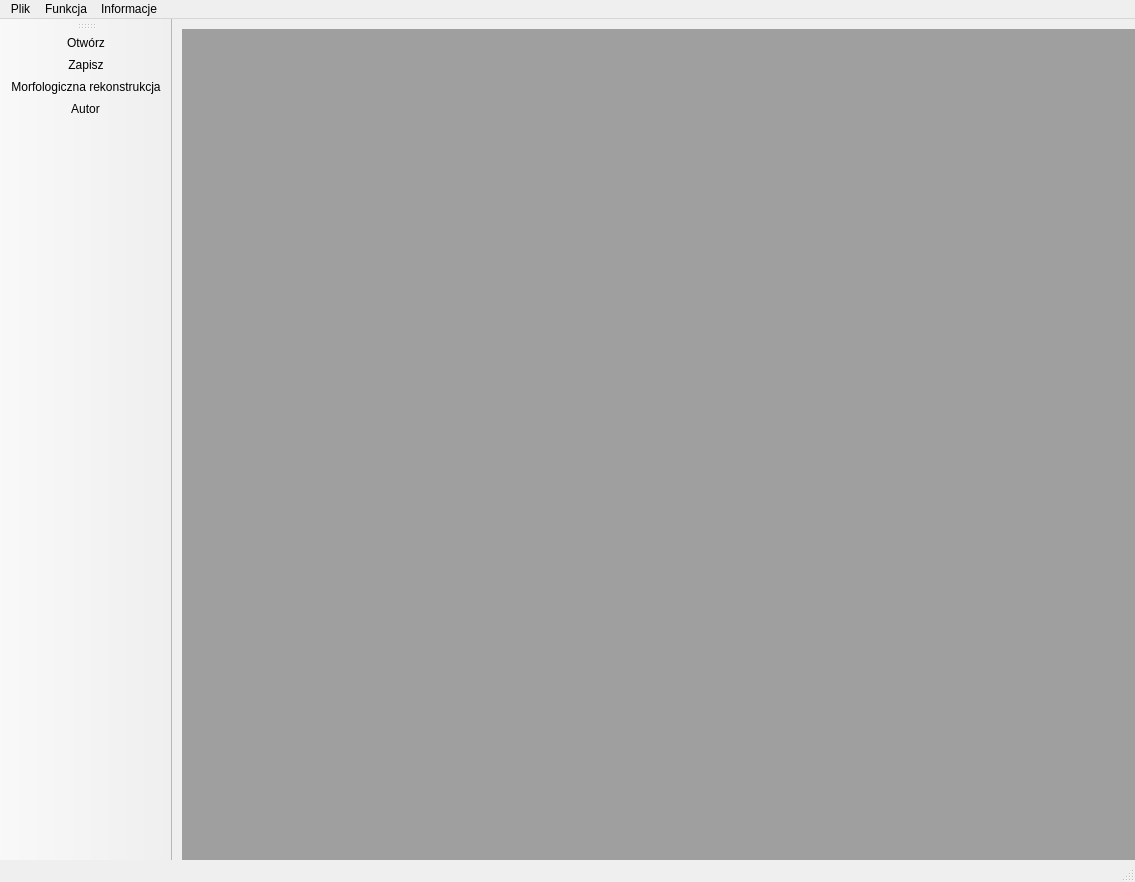
<?xml version="1.0" encoding="UTF-8"?>
<ui version="4.0">
 <class>MainWindow</class>
 <widget class="QMainWindow" name="MainWindow">
  <property name="geometry">
   <rect>
    <x>0</x>
    <y>0</y>
    <width>1135</width>
    <height>882</height>
   </rect>
  </property>
  <property name="windowTitle">
   <string>Projekt egzaminacyjny</string>
  </property>
  <widget class="QWidget" name="centralwidget">
   <widget class="QMdiArea" name="mdiArea">
    <property name="geometry">
     <rect>
      <x>10</x>
      <y>10</y>
      <width>1081</width>
      <height>861</height>
     </rect>
    </property>
   </widget>
  </widget>
  <widget class="QMenuBar" name="menubar">
   <property name="geometry">
    <rect>
     <x>0</x>
     <y>0</y>
     <width>1135</width>
     <height>21</height>
    </rect>
   </property>
   <widget class="QMenu" name="menuPlik">
    <property name="title">
     <string>Plik</string>
    </property>
    <addaction name="actionOtworz"/>
    <addaction name="actionZapisz"/>
    <addaction name="actionKaskad"/>
    <addaction name="actionWyjscie"/>
   </widget>
   <widget class="QMenu" name="menuFunkcja">
    <property name="title">
     <string>Funkcja</string>
    </property>
    <addaction name="actionMorfologiczna_rekonstrukcja"/>
   </widget>
   <widget class="QMenu" name="menuInformacje">
    <property name="title">
     <string>Informacje</string>
    </property>
    <addaction name="actionAutor"/>
   </widget>
   <addaction name="menuPlik"/>
   <addaction name="menuFunkcja"/>
   <addaction name="menuInformacje"/>
  </widget>
  <widget class="QStatusBar" name="statusbar"/>
  <widget class="QToolBar" name="toolBar">
   <property name="windowTitle">
    <string>toolBar</string>
   </property>
   <attribute name="toolBarArea">
    <enum>LeftToolBarArea</enum>
   </attribute>
   <attribute name="toolBarBreak">
    <bool>false</bool>
   </attribute>
   <addaction name="actionOtworz"/>
   <addaction name="actionZapisz"/>
   <addaction name="actionMorfologiczna_rekonstrukcja"/>
   <addaction name="actionAutor"/>
  </widget>
  <action name="actionOtworz">
   <property name="icon">
    <iconset>
     <normaloff>icons/290985895_579687400394158_642483139725345957_n.png</normaloff>icons/290985895_579687400394158_642483139725345957_n.png</iconset>
   </property>
   <property name="text">
    <string>Otwórz</string>
   </property>
  </action>
  <action name="actionZapisz">
   <property name="icon">
    <iconset>
     <normaloff>icons/290397219_334683895528005_2036744080928619157_n.png</normaloff>icons/290397219_334683895528005_2036744080928619157_n.png</iconset>
   </property>
   <property name="text">
    <string>Zapisz</string>
   </property>
  </action>
  <action name="actionKaskad">
   <property name="text">
    <string>Kaskad</string>
   </property>
  </action>
  <action name="actionMorfologiczna_rekonstrukcja">
   <property name="icon">
    <iconset>
     <normaloff>icons/291316519_569530461364592_585540848027509559_n.png</normaloff>icons/291316519_569530461364592_585540848027509559_n.png</iconset>
   </property>
   <property name="text">
    <string>Morfologiczna rekonstrukcja</string>
   </property>
  </action>
  <action name="actionAutor">
   <property name="icon">
    <iconset>
     <normaloff>icons/290523950_581465640042619_8144814663104588265_n.png</normaloff>icons/290523950_581465640042619_8144814663104588265_n.png</iconset>
   </property>
   <property name="text">
    <string>Autor</string>
   </property>
  </action>
  <action name="actionWyjscie">
   <property name="text">
    <string>Wyjście</string>
   </property>
  </action>
 </widget>
 <resources/>
 <connections/>
</ui>
